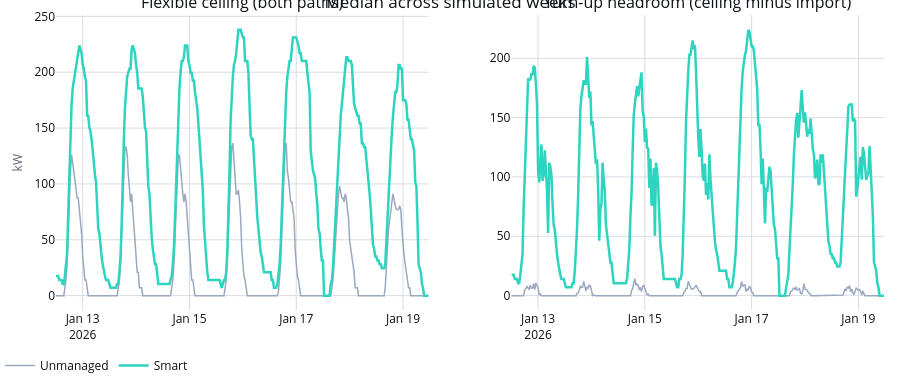

Source (notebook cell):
### Markdown cell above
## 3. Turn-up headroom on the smart path

`flexibility_bands` (contract v2 3.6c) reports `turn_up_headroom_kw` on both paths: the flexible
ceiling minus the path's own import in that half-hour, clipped at 0. On the unmanaged path this
is small most evenings, because an EV that can still charge usually is (it charges from plug-in).
On the smart path it is large at exactly the half-hours the smart charger is *waiting* for a
cheaper one later: the same ceiling, simply unused right then. That is why the app shows turn-up
headroom for the smart path only (decision 0004 item 54) — showing it for the unmanaged path too
would mostly repeat the deferrable-power chart above from the other side.

### Code cell
flexible_power = base.flexibility_bands.query("metric == 'flexible_power_kw'")
headroom = base.flexibility_bands.query("metric == 'turn_up_headroom_kw'")

headroom_figure = make_subplots(
    rows=1,
    cols=2,
    subplot_titles=["Flexible ceiling (both paths)", "Turn-up headroom (ceiling minus import)"],
)
for path_id in ("normal", "selected"):
    style = PATH_STYLES[path_id]
    for col, frame in enumerate((flexible_power, headroom), start=1):
        rows = frame.query("path_id == @path_id").sort_values("slot_index")
        headroom_figure.add_trace(
            go.Scatter(
                x=rows["interval_start_utc"].dt.tz_convert(LONDON),
                y=rows["p50"].round(1),
                mode="lines",
                line={"color": style["color"], "width": style["width"]},
                name=PATH_LABELS[path_id],
                legendgroup=path_id,
                showlegend=col == 1,
            ),
            row=1,
            col=col,
        )
headroom_figure.update_yaxes(title_text="kW", col=1)
headroom_figure.update_layout(title="Median across simulated weeks")
apply_notebook_style(headroom_figure, height=380)

### Figure 1 — Plotly figure (JSON) as saved in the notebook; plotly's stock layout.template omitted (floating-point values rounded to 4 significant figures; data arrays with more than 128 entries replaced by an {"elided": "..."} marker saying what was removed)
{"data": [{"legendgroup": "normal", "line": {"color": "#9AA9BF", "width": 1.5}, "mode": "lines", "name": "Unmanaged", "showlegend": true, "x": {"elided": "336 str values"}, "y": {"elided": "336 float values"}, "xaxis": "x", "yaxis": "y", "type": "scatter"}, {"legendgroup": "normal", "line": {"color": "#9AA9BF", "width": 1.5}, "mode": "lines", "name": "Unmanaged", "showlegend": false, "x": {"elided": "336 str values"}, "y": {"elided": "336 float values"}, "xaxis": "x2", "yaxis": "y2", "type": "scatter"}, {"legendgroup": "selected", "line": {"color": "#2DD4BF", "width": 2.5}, "mode": "lines", "name": "Smart", "showlegend": true, "x": {"elided": "336 str values"}, "y": {"elided": "336 float values"}, "xaxis": "x", "yaxis": "y", "type": "scatter"}, {"legendgroup": "selected", "line": {"color": "#2DD4BF", "width": 2.5}, "mode": "lines", "name": "Smart", "showlegend": false, "x": {"elided": "336 str values"}, "y": {"elided": "336 float values"}, "xaxis": "x2", "yaxis": "y2", "type": "scatter"}], "layout": {"xaxis": {"anchor": "y", "domain": [0.0, 0.45]}, "yaxis": {"anchor": "x", "domain": [0.0, 1.0], "title": {"text": "kW"}}, "xaxis2": {"anchor": "y2", "domain": [0.55, 1.0]}, "yaxis2": {"anchor": "x2", "domain": [0.0, 1.0]}, "annotations": [{"font": {"size": 16}, "showarrow": false, "text": "Flexible ceiling (both paths)", "x": 0.225, "xanchor": "center", "xref": "paper", "y": 1.0, "yanchor": "bottom", "yref": "paper"}, {"font": {"size": 16}, "showarrow": false, "text": "Turn-up headroom (ceiling minus import)", "x": 0.775, "xanchor": "center", "xref": "paper", "y": 1.0, "yanchor": "bottom", "yref": "paper"}], "title": {"text": "Median across simulated weeks"}, "margin": {"b": 56}, "height": 380, "paper_bgcolor": "#FFFFFF", "plot_bgcolor": "#FFFFFF"}}
